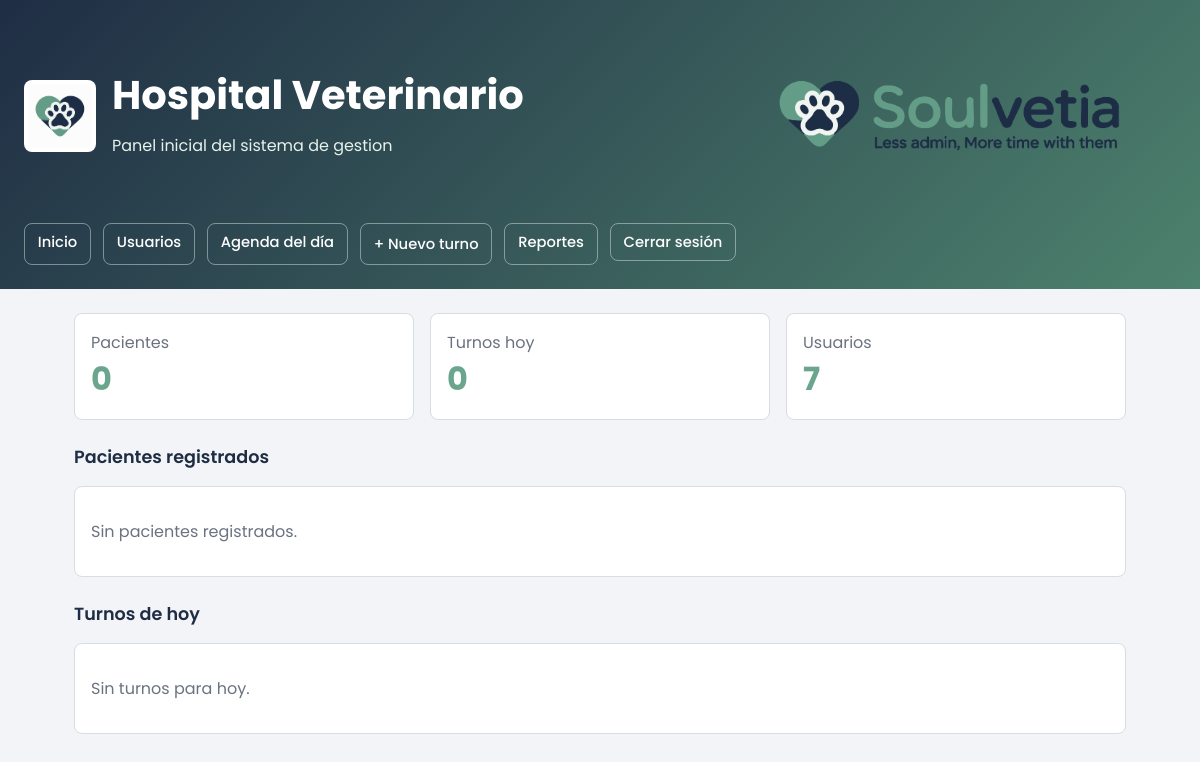
/ (signed in), run on an earlier commit of the app's database.
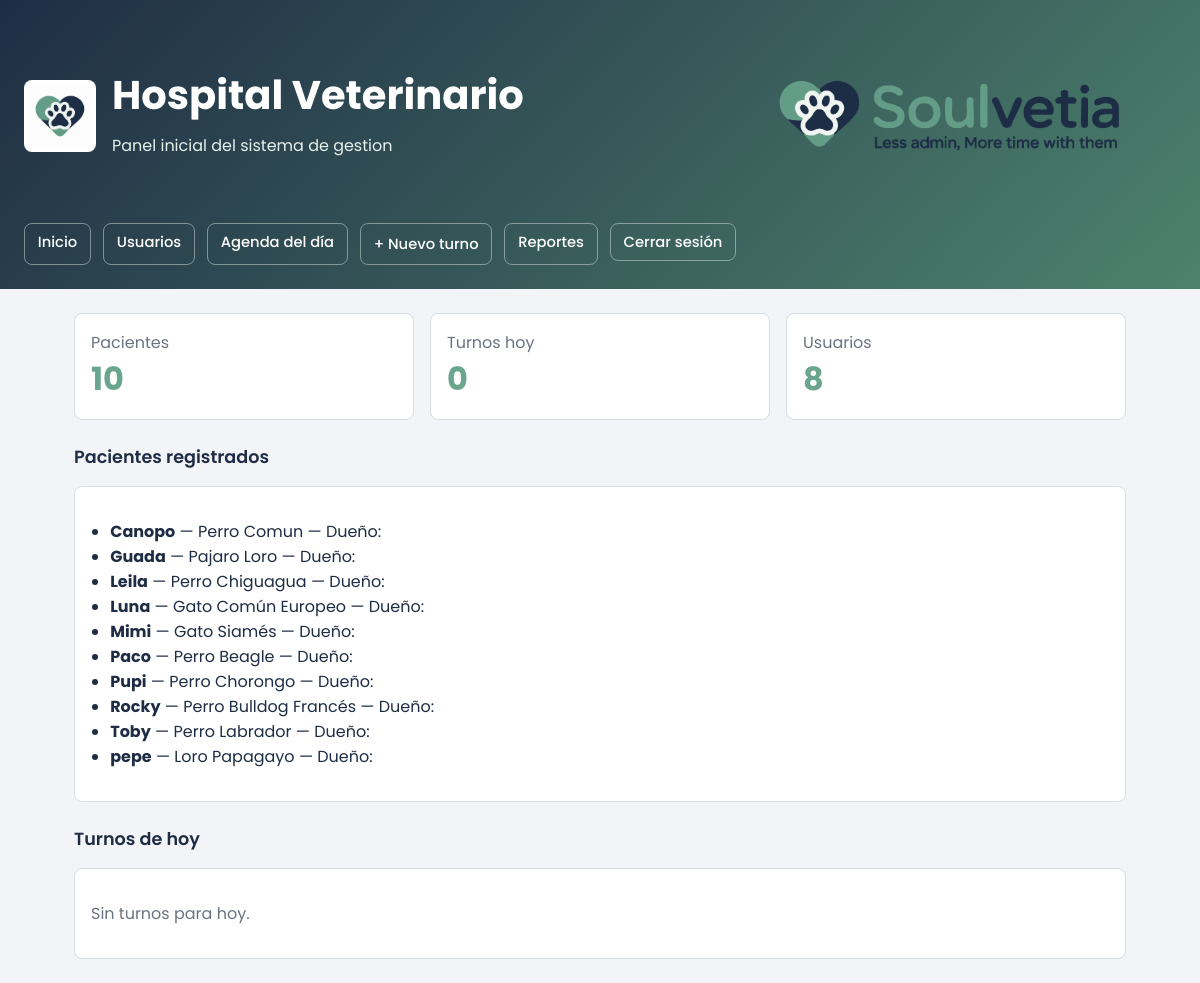
And on a later commit of the database.
### tables this page shows
CREATE TABLE paciente (
            id          INTEGER NOT NULL PRIMARY KEY AUTOINCREMENT,
            cliente_id  INTEGER NOT NULL,
            nombre      TEXT    NOT NULL,
            especie     TEXT    NOT NULL,
            raza        TEXT,
            sexo        TEXT    NOT NULL DEFAULT 'desconocido'
                                CHECK (sexo IN ('M','F','desconocido')),
            fecha_nacimiento   TEXT,
            peso_kg     REAL,
            color       TEXT,
            castrado    INTEGER NOT NULL DEFAULT 0,
            estado      INTEGER NOT NULL DEFAULT 1,
            FOREIGN KEY (cliente_id) REFERENCES cliente(id)
        );

### app/controllers/main_controller.py (the view)
@main_bp.route("/")
def home():
    summary = service.get_dashboard_summary()
    return render_template("home.html", summary=summary)

### app/services/hospital_service.py (called while the page is built)
    def get_dashboard_summary(self) -> dict:
        pacientes = self.paciente_repository.list_all()
        turnos    = self.turno_repository.get_turnos_hoy()
        return {
            "patients_count":      len(pacientes),
            "appointments_count":  len(turnos),
            "users_count":         len(self.get_users()),
            "patients":            pacientes,
            "appointments":        turnos,
        }

    def get_users(self) -> list[User]:
        return self.user_repository.list_all()

### app/services/paciente_repository.py (called while the page is built)
    def _connect(self) -> sqlite3.Connection:
        conn = sqlite3.connect(self.db_path)
        conn.row_factory = sqlite3.Row
        conn.execute("PRAGMA foreign_keys = ON")
        return conn

### app/services/turno_repository.py (called while the page is built)
    def _connect(self) -> sqlite3.Connection:
        conn = sqlite3.connect(self.db_path)
        conn.row_factory = sqlite3.Row
        conn.execute("PRAGMA foreign_keys = ON")
        return conn

### app/services/user_repository.py (called while the page is built)
    def _connect(self) -> sqlite3.Connection:
        conn = sqlite3.connect(self.db_path)
        conn.row_factory = sqlite3.Row
        return conn

### app/templates/home.html
{% extends "base.html" %}
{% block content %}
<div class="grid">
  <div class="card">
    <div class="muted">Pacientes</div>
    <div class="metric">{{ summary.patients_count }}</div>
  </div>
  <div class="card">
    <div class="muted">Turnos hoy</div>
    <div class="metric">{{ summary.appointments_count }}</div>
  </div>
  <div class="card">
    <div class="muted">Usuarios</div>
    <div class="metric">{{ summary.users_count }}</div>
  </div>
</div>
<div class="section-title">Pacientes registrados</div>
<div class="card">
  {% if summary.patients %}
  <ul>
    {% for p in summary.patients %}
      <li>
        <strong>{{ p.nombre }}</strong> —
        {{ p.especie }}{{ ' ' + p.raza if p.raza else '' }} —
        Dueño: {{ p.propietario }}
      </li>
    {% endfor %}
  </ul>
  {% else %}
    <p class="muted">Sin pacientes registrados.</p>
  {% endif %}
</div>
<div class="section-title">Turnos de hoy</div>
<div class="card">
  {% if summary.appointments %}
  <ul>
    {% for t in summary.appointments %}
      <li>
        <strong>{{ t.mascota }}</strong> con {{ t.veterinario }} —
        {{ t.fecha_hora[11:16] }} —
        {{ t.motivo or 'Sin motivo' }}
        <span class="muted">({{ t.estado }})</span>
      </li>
    {% endfor %}
  </ul>
  {% else %}
    <p class="muted">Sin turnos para hoy.</p>
  {% endif %}
</div>
{% endblock %}

What changed in the data, as far as the page shows it:
added paciente: nombre "Canopo", especie "Perro", raza "Comun"
added paciente: nombre "Guada", especie "Pajaro", raza "Loro"
added paciente: nombre "Leila", especie "Perro", raza "Chiguagua"
added paciente: nombre "Luna", especie "Gato", raza "Común Europeo"
added paciente: nombre "Mimi", especie "Gato", raza "Siamés"
added paciente: nombre "Paco", especie "Perro", raza "Beagle"
added paciente: nombre "Pupi", especie "Perro", raza "Chorongo"
added paciente: nombre "Rocky", especie "Perro", raza "Bulldog Francés"
added paciente: nombre "Toby", especie "Perro", raza "Labrador"
added paciente: nombre "pepe", especie "Loro", raza "Papagayo"
Also different on the page:
{{ summary.patients_count }}: "0" → "10"
{{ summary.users_count }}: "7" → "8"
text no longer shown: "Sin pacientes registrados."
